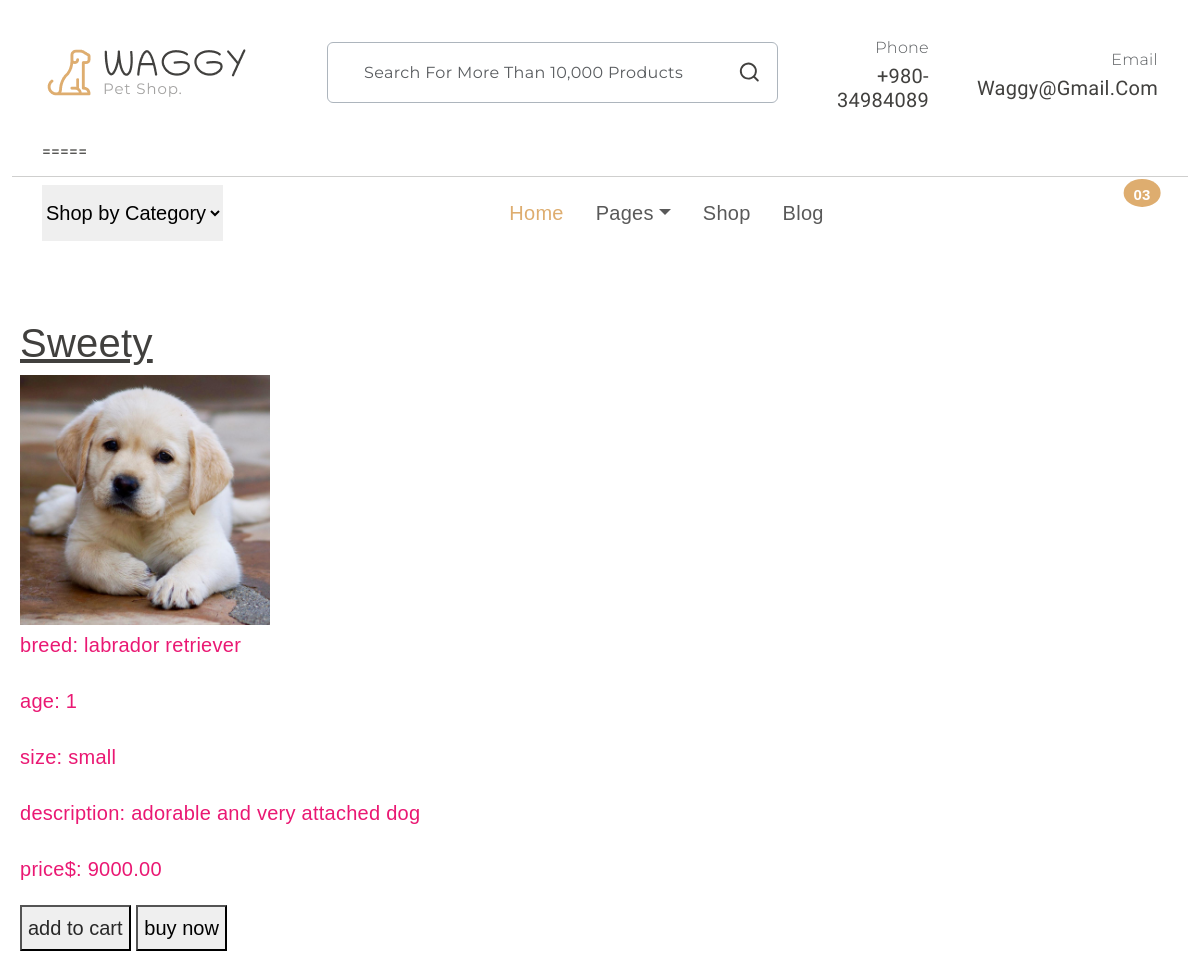
/detailes/10/, run on the app's committed database.
### shop/models.py (models this page shows, shortened)
class Pet(models.Model):
    CATEGORY = models.ForeignKey(PetCategory, on_delete=models.CASCADE)
    name = models.CharField(max_length=100)
    image = models.ImageField(upload_to='pet_images/',default='pet_images/default.jpg')
    description = models.TextField()
    breed = models.CharField(max_length=100)
    price = models.DecimalField(max_digits=10, decimal_places=2)
    age = models.PositiveIntegerField()
    size = models.CharField(max_length=50)

### shop/views.py (the view)
# urls.py: path('detailes/<int:p_id>/',views.detailes1,name='detailes'),
def detailes1(request,p_id):
    pet = Pet.objects.get(id=p_id)
    return render(request,"detailes.html", {"pet": pet})

### templates/detailes.html (shortened to what this page needs)
{% extends 'base.html' %}
{% block content %}
<div style="color: rgb(234, 24, 115); font-size: 20px; font-family: 'Lucida Sans', 'Lucida Sans Regular', 'Lucida Grande', 'Lucida Sans Unicode', Geneva, Verdana, sans-serif; margin-top: 50px; padding: 20px; border-radius: 5px;">
<h1 style="font-family: 'Lucida Sans', 'Lucida Sans Regular', 'Lucida Grande', 'Lucida Sans Unicode', Geneva, Verdana, sans-serif;"><u>{{pet.name}}</u></h1>
<img src="{{ pet.image.url }}" alt="" style="width: 250px; height: 250px; object-fit: cover;">
<p>breed: {{pet.breed}}</p>
<p>age: {{ pet.age }}</p>
<p>size: {{ pet.size}}</p>
<p>description: {{ pet.description }}</p>
<p>price$: {{ pet.price }}</p>
<button><a href="{% url 'add_to_cart' pet.id %}">add to cart</a></button>
<button>buy now</button>
</div>
{% endblock %}

### static/style.css (style rules this page uses)
:root { --header-height: 160px; --header-height-min: 80px; }
:root { --accent-color: #DEAD6F; --dark-color: #222222; --light-dark-color: #727272; --light-color: #fff; --grey-color: #dbdbdb; --light-grey-color: #fafafa; --primary-color: #6995B1; --light-primary-color: #eef1f3; }
:root { --body-font: 'Chilanka', cursive; --heading-font: 'Chilanka', cursive; --secondary-font: 'Montserrat', sans-serif; }
body { --bs-link-color: #333; --bs-link-hover-color: #333; --bs-link-color-rgb: 40, 40, 40; --bs-link-hover-color-rgb: 0, 0, 0; --bs-light-rgb: 248, 248, 248; --bs-font-sans-serif: 'Chilanka', cursive; --bs-body-font-family: var(--bs-font-sans-serif); --bs-body-font-size: 1rem; --bs-body-font-weight: 400; --bs-body-line-height: 2; --bs-body-color: #41403E; --bs-primary: #DEAD6F; --bs-primary-rgb: 222, 173, 111; --bs-primary-bg-subtle: #FFF9EB; --bs-border-color: #F7F7F7; --bs-secondary-rgb: 230, 243, 251; --bs-success-rgb: 238, 245, 228; --bs-danger-rgb: 249, 235, 231; --bs-warning-rgb: 255, 249, 235; --bs-info-rgb: 230, 243, 250; }
body { letter-spacing: 0.01625rem; }
h1, h2, h3, h4, h5, h6 { font-family: var(--heading-font); color: var(--bs-body-color); font-weight: 400; text-transform: capitalize; }
a { text-decoration: none; }

### data on the page
Pet: name "Sweety", image (picture), breed "labrador retriever", age "1", size "small", description "adorable and very attached dog", price "9000.00"
